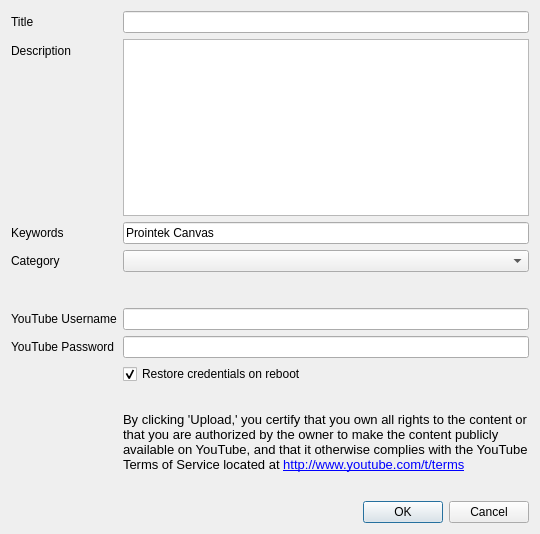
<?xml version="1.0" encoding="UTF-8"?>
<ui version="4.0">
 <class>YouTubePublishingDialog</class>
 <widget class="QDialog" name="YouTubePublishingDialog">
  <property name="windowModality">
   <enum>Qt::WindowModal</enum>
  </property>
  <property name="geometry">
   <rect>
    <x>0</x>
    <y>0</y>
    <width>540</width>
    <height>534</height>
   </rect>
  </property>
  <property name="windowTitle">
   <string>Publish Podcast to YouTube</string>
  </property>
  <layout class="QVBoxLayout" name="verticalLayout">
   <item>
    <layout class="QFormLayout" name="formLayout">
     <property name="fieldGrowthPolicy">
      <enum>QFormLayout::AllNonFixedFieldsGrow</enum>
     </property>
     <item row="0" column="0">
      <widget class="QLabel" name="titleLabel">
       <property name="text">
        <string>Title</string>
       </property>
      </widget>
     </item>
     <item row="0" column="1">
      <widget class="QLineEdit" name="title">
       <property name="maxLength">
        <number>60</number>
       </property>
      </widget>
     </item>
     <item row="2" column="0">
      <widget class="QLabel" name="decriptionLabel">
       <property name="text">
        <string>Description</string>
       </property>
      </widget>
     </item>
     <item row="2" column="1">
      <widget class="QPlainTextEdit" name="description">
       <property name="sizePolicy">
        <sizepolicy hsizetype="Expanding" vsizetype="Fixed">
         <horstretch>0</horstretch>
         <verstretch>0</verstretch>
        </sizepolicy>
       </property>
       <property name="minimumSize">
        <size>
         <width>0</width>
         <height>168</height>
        </size>
       </property>
      </widget>
     </item>
     <item row="4" column="0">
      <widget class="QLabel" name="keywordsLabel">
       <property name="text">
        <string>Keywords</string>
       </property>
      </widget>
     </item>
     <item row="4" column="1">
      <widget class="QLineEdit" name="keywords">
       <property name="text">
        <string>Prointek Canvas</string>
       </property>
      </widget>
     </item>
     <item row="5" column="0">
      <widget class="QLabel" name="label">
       <property name="text">
        <string>Category</string>
       </property>
      </widget>
     </item>
     <item row="5" column="1">
      <widget class="QComboBox" name="category"/>
     </item>
     <item row="6" column="1">
      <spacer name="verticalSpacer">
       <property name="orientation">
        <enum>Qt::Vertical</enum>
       </property>
       <property name="sizeType">
        <enum>QSizePolicy::Expanding</enum>
       </property>
       <property name="sizeHint" stdset="0">
        <size>
         <width>20</width>
         <height>40</height>
        </size>
       </property>
      </spacer>
     </item>
     <item row="7" column="0">
      <widget class="QLabel" name="label_2">
       <property name="text">
        <string>YouTube Username</string>
       </property>
      </widget>
     </item>
     <item row="7" column="1">
      <widget class="QLineEdit" name="email"/>
     </item>
     <item row="8" column="0">
      <widget class="QLabel" name="label_3">
       <property name="text">
        <string>YouTube Password</string>
       </property>
      </widget>
     </item>
     <item row="8" column="1">
      <widget class="QLineEdit" name="password">
       <property name="echoMode">
        <enum>QLineEdit::Password</enum>
       </property>
      </widget>
     </item>
     <item row="10" column="1">
      <widget class="QLabel" name="label_4">
       <property name="text">
        <string>&lt;!DOCTYPE HTML PUBLIC &quot;-//W3C//DTD HTML 4.0//EN&quot; &quot;http://www.w3.org/TR/REC-html40/strict.dtd&quot;&gt;
&lt;html&gt;&lt;head&gt;&lt;meta name=&quot;qrichtext&quot; content=&quot;1&quot; /&gt;&lt;style type=&quot;text/css&quot;&gt;
p, li { white-space: pre-wrap; }
&lt;/style&gt;&lt;/head&gt;&lt;body style=&quot; font-family:'MS Shell Dlg 2'; font-size:8.25pt; font-weight:400; font-style:normal;&quot;&gt;
&lt;p style=&quot; margin-top:0px; margin-bottom:0px; margin-left:0px; margin-right:0px; -qt-block-indent:0; text-indent:0px;&quot;&gt;&lt;span style=&quot; font-family:'Lucida Grande'; font-size:10pt;&quot;&gt;By clicking 'Upload,' you certify that you own all rights to the content or that you are authorized by the owner to make the content publicly available on YouTube, and that it otherwise complies with the YouTube Terms of Service located at &lt;/span&gt;&lt;a href=&quot;http://www.youtube.com/t/terms&quot;&gt;&lt;span style=&quot; font-family:'Lucida Grande'; font-size:10pt; text-decoration: underline; color:#0000ff;&quot;&gt;http://www.youtube.com/t/terms&lt;/span&gt;&lt;/a&gt;&lt;/p&gt;&lt;/body&gt;&lt;/html&gt;</string>
       </property>
       <property name="wordWrap">
        <bool>true</bool>
       </property>
       <property name="openExternalLinks">
        <bool>true</bool>
       </property>
       <property name="textInteractionFlags">
        <set>Qt::LinksAccessibleByMouse|Qt::TextSelectableByMouse</set>
       </property>
      </widget>
     </item>
     <item row="11" column="1">
      <widget class="QDialogButtonBox" name="dialogButtons">
       <property name="standardButtons">
        <set>QDialogButtonBox::Cancel|QDialogButtonBox::Ok</set>
       </property>
      </widget>
     </item>
     <item row="9" column="1">
      <widget class="QCheckBox" name="youtubeCredentialsPersistence">
       <property name="text">
        <string>Restore credentials on reboot</string>
       </property>
       <property name="checked">
        <bool>true</bool>
       </property>
      </widget>
     </item>
    </layout>
   </item>
  </layout>
 </widget>
 <layoutdefault spacing="6" margin="11"/>
 <resources/>
 <connections/>
</ui>
